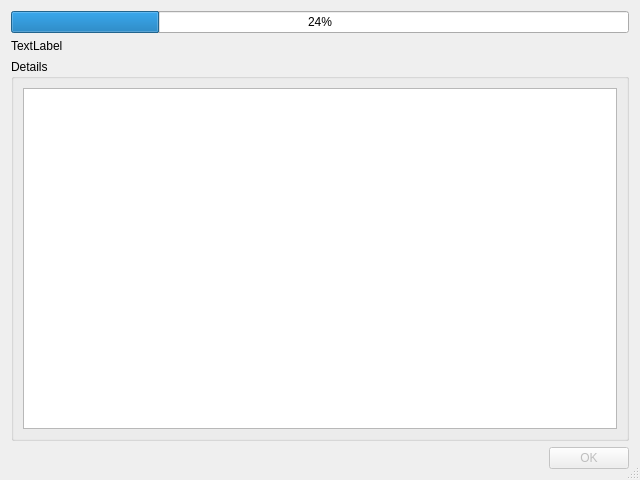
<?xml version="1.0" encoding="UTF-8"?>
<ui version="4.0">
 <class>ProgressDialog</class>
 <widget class="QDialog" name="ProgressDialog">
  <property name="windowModality">
   <enum>Qt::ApplicationModal</enum>
  </property>
  <property name="geometry">
   <rect>
    <x>0</x>
    <y>0</y>
    <width>640</width>
    <height>480</height>
   </rect>
  </property>
  <property name="windowTitle">
   <string>ProgressDialog</string>
  </property>
  <property name="sizeGripEnabled">
   <bool>true</bool>
  </property>
  <layout class="QVBoxLayout" name="verticalLayout_2">
   <item>
    <widget class="QProgressBar" name="progressBar">
     <property name="value">
      <number>24</number>
     </property>
    </widget>
   </item>
   <item>
    <widget class="QLabel" name="labelInfo">
     <property name="text">
      <string>TextLabel</string>
     </property>
    </widget>
   </item>
   <item>
    <widget class="QGroupBox" name="groupBoxDetails">
     <property name="title">
      <string>Details</string>
     </property>
     <property name="flat">
      <bool>true</bool>
     </property>
     <property name="checkable">
      <bool>false</bool>
     </property>
     <layout class="QVBoxLayout" name="verticalLayout">
      <item>
       <widget class="QPlainTextEdit" name="plainTextEditDetails"/>
      </item>
     </layout>
    </widget>
   </item>
   <item>
    <widget class="QDialogButtonBox" name="buttonBox">
     <property name="enabled">
      <bool>false</bool>
     </property>
     <property name="orientation">
      <enum>Qt::Horizontal</enum>
     </property>
     <property name="standardButtons">
      <set>QDialogButtonBox::Ok</set>
     </property>
    </widget>
   </item>
  </layout>
 </widget>
 <resources/>
 <connections>
  <connection>
   <sender>buttonBox</sender>
   <signal>accepted()</signal>
   <receiver>ProgressDialog</receiver>
   <slot>accept()</slot>
   <hints>
    <hint type="sourcelabel">
     <x>248</x>
     <y>254</y>
    </hint>
    <hint type="destinationlabel">
     <x>157</x>
     <y>274</y>
    </hint>
   </hints>
  </connection>
  <connection>
   <sender>buttonBox</sender>
   <signal>rejected()</signal>
   <receiver>ProgressDialog</receiver>
   <slot>reject()</slot>
   <hints>
    <hint type="sourcelabel">
     <x>316</x>
     <y>260</y>
    </hint>
    <hint type="destinationlabel">
     <x>286</x>
     <y>274</y>
    </hint>
   </hints>
  </connection>
 </connections>
</ui>
